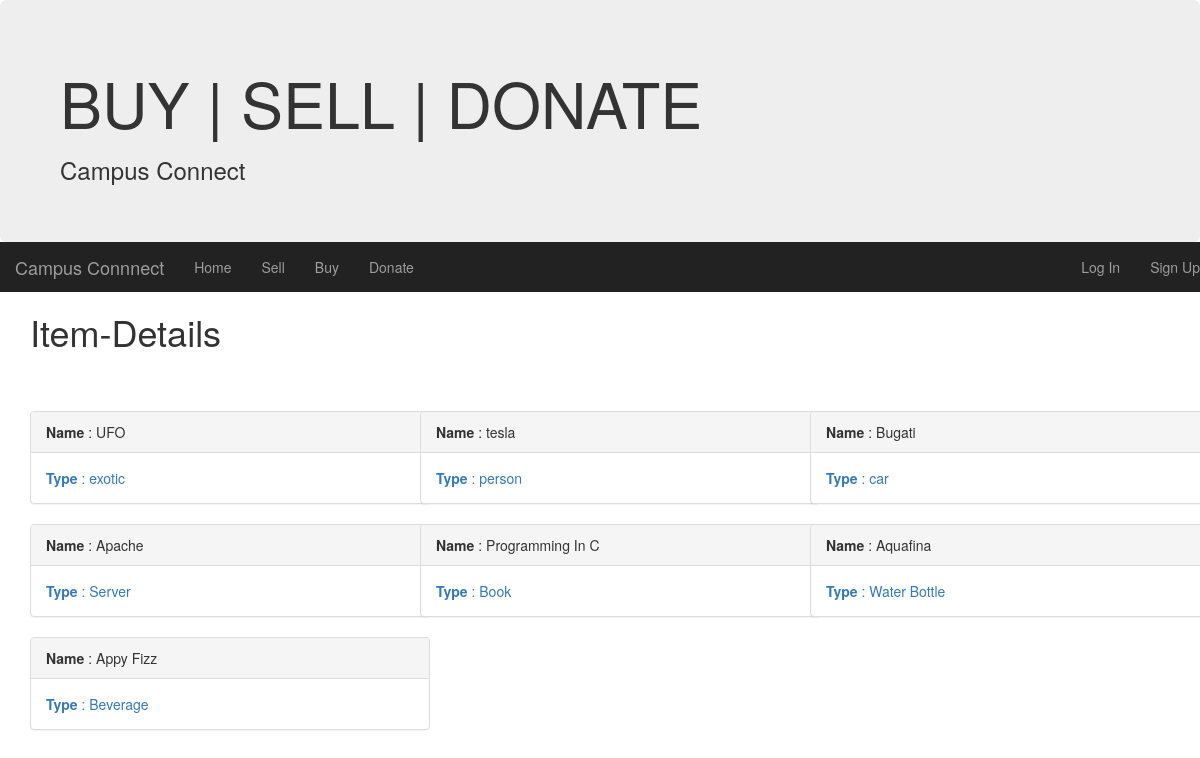
Screenshot of /poll/ with the database file from the repository.
### poll/models.py (models this page shows, shortened)
class Item(models.Model):
	name = models.CharField(max_length=100)
	itemType = models.CharField(max_length=100)

### poll/views.py (the view)
def index(request):
	obj = Item.objects.order_by('id')[:7]
	template = loader.get_template('poll/index.html')
	content = {'obj' : obj,}
	return HttpResponse(template.render(content,request))

### poll/templates/poll/index.html (shortened to what this page needs)
{% extends 'poll/base.html' %}
<!--{% load static %}
{% block body %}
{% load static %}
<link rel="stylesheet" type="text/css" href="{% static 'poll/style.css' %}" />
<div class="container">
{% if obj %}
	<h1>Item-Details </h1>
	<div class="row">
		{% for q in obj %}
			<div class="col-sm-4">
					<a href="{% url 'detail' q.id %}">
					<div id="panel-container">
					<div id="container">
					<div class="panel panel-default">
					<div class="panel-heading"><strong>Name</strong> : {{ q.name }}</div>
					<div class="panel-body"><strong>Type</strong> : {{ q.itemType }}</div>
					</div>
					</div>
					</div>
					</a>
			</div>
		{% endfor %}
	</div>
{% else %}
	<h1>No Items to View</h1>
{% endif %}
{% endblock %}

### poll/templates/poll/base.html (shortened to what this page needs)
{% load static %}
	<link rel="stylesheet" href="https://maxcdn.bootstrapcdn.com/bootstrap/3.3.7/css/bootstrap.min.css" type="text/css">
<!--{% load static %}
	<link rel="stylesheet" href="css/bootstrap.min.css" type="text/css">
	<link rel="stylesheet" href="bootstrap-theme.css" type="text/css">
	<script src="js/bootstrap.min.js"></script>
	<script src="https://ajax.googleapis.com/ajax/libs/jquery/3.1.1/jquery.min.js"></script>
-->
<div class="container-fluid">
	<div class="jumbotron">
		<h1>BUY | SELL | DONATE</h1>
		<h3>Campus Connect</h3>
	</div>
</div>
<nav class="nav navbar-inverse">
	<div class="container-fluid">
		<div class="navbar-header">
			<a class="navbar-brand" href="{% url 'index' %}">Campus Connnect</a>
		</div>
		<ul class="nav navbar-nav">
			<li><a class="active" href="{% url 'index' %}">Home</a></li>
			<li><a href="{% url 'addItem' %}">Sell</a></li>
			<li><a href="#">Buy</a></li>
			<li><a href="#">Donate</a></li>
		</ul>
		<ul class="nav navbar-nav navbar-right">
			<li><a href="#">Log In</a></li>
			<li><a href="#">Sign Up</a></li>
		</ul>
	</div>
</nav>
{% block body %}
{% endblock %}

### poll/static/poll/style.css (style rules this page uses)
#panel-container { height:autp; width:400px; position:relative; top:50px; margin:auto; }

### poll/templates/poll/base.html (style rules this page uses)
.container-fluid { padding:0px; }
.jumbotron { margin:0px; }

### rows the page displays
Item: name "UFO", itemType "exotic"
Item: name "tesla", itemType "person"
Item: name "Bugati", itemType "car"
Item: name "Apache", itemType "Server"
Item: name "Programming In C", itemType "Book"
Item: name "Aquafina", itemType "Water Bottle"
Item: name "Appy Fizz", itemType "Beverage"
